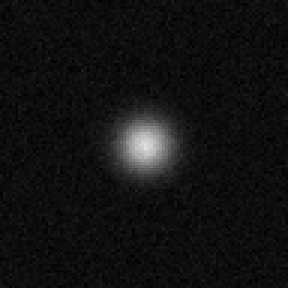
#> input picture data/input/dry_samples/bright_gauss.png, 96 x 96 px, given in place of 2026_0109_203343854on, which was not available (shown 3 times larger)
$ jupyter execute kymo.ipynb   (shell and % lines are left out)
#> lines starting #> are read from the running program, lines starting #| are printed output that depends on the picture; pictures that were not available may be replaced by others from this repository, and a replacement may not be noted
[cell 1]
# --- Cell 1: ライブラリのインポートと基本設定 ---
import os
import re
import json
import numpy as np
import matplotlib.pyplot as plt
from dataclasses import dataclass
from typing import List, Optional, Tuple, Sequence

# 画像読み込み用ライブラリの準備
try:
    import imageio.v3 as iio
except ImportError:
    iio = None
    print("Warning: imageio not found. Trying tifffile...")

try:
    import tifffile
except ImportError:
    tifffile = None
    print("Warning: tifffile not found.")

if iio is None and tifffile is None:
    raise ImportError("TIFFファイルを読み込むために 'imageio' または 'tifffile' をインストールしてください。/n!pip install imageio[tiff] tifffile")

# Jupyterでの表示設定

# --- Cell 2: データクラスとヘルパー関数 ---

@dataclass
class SeriesResult:
    """解析結果を保持するクラス"""
    time_s: np.ndarray      # 時間軸 [秒]
    profiles: np.ndarray    # カイモグラフデータ (フレーム数, X位置)
    intensity: np.ndarray   # 全体の輝度合計
    used_dt_s: float        # 1フレームあたりの時間 [秒]
    n_frames: int           # フレーム数
    x_len: int              # 空間方向のサイズ

# [31 lines left out: functions _maybe_parse_seconds_from_value, infer_dt_seconds, not called in this run]

def _read_tiff(path: str) -> np.ndarray:
    """画像を読み込んでnumpy配列(N, H, W)にする"""
    if iio:
        img = iio.imread(path)
#> img is the input picture: shape (96, 96, 4); mean R, G, B, A 18.1, 18.1, 18.1, 255
    elif tifffile:
        img = tifffile.imread(path)
    else:
        raise RuntimeError("No TIFF reader found")

    img = np.asarray(img)
    if img.ndim == 2: return img[None, ...] # (H, W) -> (1, H, W)
    return img

def _to_gray(frame: np.ndarray) -> np.ndarray:
    """グレースケール変換"""
    if frame.ndim == 2: return frame.astype(float)
    if frame.ndim == 3 and frame.shape[-1] == 3: # RGB
        return np.dot(frame[...,:3], [0.2989, 0.5870, 0.1140])
    return frame.astype(float)

# --- Cell 3: メイン解析ロジック ---

def compute_kymograph(
    input_path: str,
    roi: Optional[Tuple[slice, slice]] = None, # (y_slice, x_slice)
    fps: Optional[float] = None,
    smooth_time: int = 3,
    smooth_x: int = 1
) -> SeriesResult:
    """
    指定されたTIFF画像群からカイモグラフ（時間 vs 空間）データを生成する
    """
    # ファイルリストの作成
    if os.path.isdir(input_path):
        files = sorted([os.path.join(input_path, f) for f in os.listdir(input_path)
                       if f.lower().endswith(('.tif', '.tiff'))])
    else:
        files = [input_path]

    if not files:
        raise FileNotFoundError("TIFFファイルが見つかりません")

    # 時間刻み(dt)の決定
    dt = 1.0 / fps if fps else infer_dt_seconds(files)

    profiles_list = []

    print(f"Processing {len(files)} files/frames...")

    # 画像読み込みと縦方向(Y)の積算 -> 横方向(X)のプロファイル作成
    for fpath in files:
        frames = _read_tiff(fpath)
        for i in range(frames.shape[0]):
            img = _to_gray(frames[i])

            # ROI切り出し (y, x)
            if roi:
                y_sl, x_sl = roi
                img = img[y_sl, x_sl]

            # 縦方向(axis=0)につぶして1次元プロファイルにする
            # これが「特定のY軸」の選択候補になります（元の画像のX座標に対応）
            profile = np.sum(img, axis=0)
            profiles_list.append(profile)
#> this loop made 96 passes
#> after the loop, profiles_list = 96 items, first 6: [1312, 1312, 1312, 24480], [1305, 1305, 1305, 24480], [1276, 1276, 1276, 24480], [1226, 1226, 1226, 24480], [1328, 1328, 1328, 24480], [1275, 1275, 1275, 24480]

    # 配列化 (時間, 空間)
    profiles = np.stack(profiles_list, axis=0)
#> profiles = 96 rows, first 6: [1312, 1312, 1312, 24480], [1305, 1305, 1305, 24480], [1276, 1276, 1276, 24480], [1226, 1226, 1226, 24480], [1328, 1328, 1328, 24480], [1275, 1275, 1275, 24480]

    # ノイズ除去（移動平均）
    if smooth_time > 1:
        kernel = np.ones(smooth_time) / smooth_time
        for x in range(profiles.shape[1]):
            profiles[:, x] = np.convolve(profiles[:, x], kernel, mode='same')
#> after the loop, profiles = 96 rows, first 6: [872.3, 872.3, 872.3, 16320], [1297.7, 1297.7, 1297.7, 24480], [1269, 1269, 1269, 24480], [1276.7, 1276.7, 1276.7, 24480], [1276.3, 1276.3, 1276.3, 24480], [1294.3, 1294.3, 1294.3, 24480]

    if smooth_x > 1:
        kernel = np.ones(smooth_x) / smooth_x
        for t in range(profiles.shape[0]):
            profiles[t, :] = np.convolve(profiles[t, :], kernel, mode='same')

    n_frames, x_len = profiles.shape
#> n_frames = 96; x_len = 4
    time_s = np.arange(n_frames) * dt
#> time_s = 96 values from 0 to 9.5
    total_intensity = np.sum(profiles, axis=1)
#> total_intensity = 96 values, max 37347 at index 48, min 18887 at index 95, mean 29501.7
#| 解析完了: 96 frames, 4 spatial pixels
#| 合計時間: 9.50 s

    return SeriesResult(time_s, profiles, total_intensity, dt, n_frames, x_len)

# --- Cell 4: グラフ描画関数（カイモグラフ & 0/1プロット） ---

def plot_kymograph(result: SeriesResult, title="Kymograph"):
    """カイモグラフ（時間変化のヒートマップ）を表示"""
#> called with title = 'Kymograph'
    plt.figure(figsize=(9, 6))

    # 明るさの自動調整
    vmin, vmax = np.percentile(result.profiles, [1, 99])

    # imshow (imという変数で受けることで、あとでカラーバーに渡せます)
    im = plt.imshow(result.profiles.T, aspect='auto', origin='lower',
               vmin=vmin, vmax=vmax,
               extent=[result.time_s[0], result.time_s[-1], 0, result.profiles.shape[1]],
               cmap='viridis')

    # --- 文字サイズの調整部分 ---

    # 1. 軸ラベルの文字を大きく (fontsize=18)
    plt.xlabel('Time [s]', fontsize=20)
    plt.ylabel('Spatial Position (Pixel X)', fontsize=20)
    # plt.title(title, fontsize=20)
    # plt.xlim(0,10)

    # 2. 目盛りの数字を大きく (labelsize=14)
    # ついでに目盛りを内側にしたい場合は direction='in' を追加してください
    plt.tick_params(axis='both', labelsize=14, direction='in', length=6)

    # 3. カラーバーの設定
    cbar = plt.colorbar(im)
    cbar.set_label('Intensity', size=18)      # カラーバーのラベルサイズ
    cbar.ax.tick_params(labelsize=14)         # カラーバーの目盛りサイズ

    plt.tight_layout()
    plt.show()
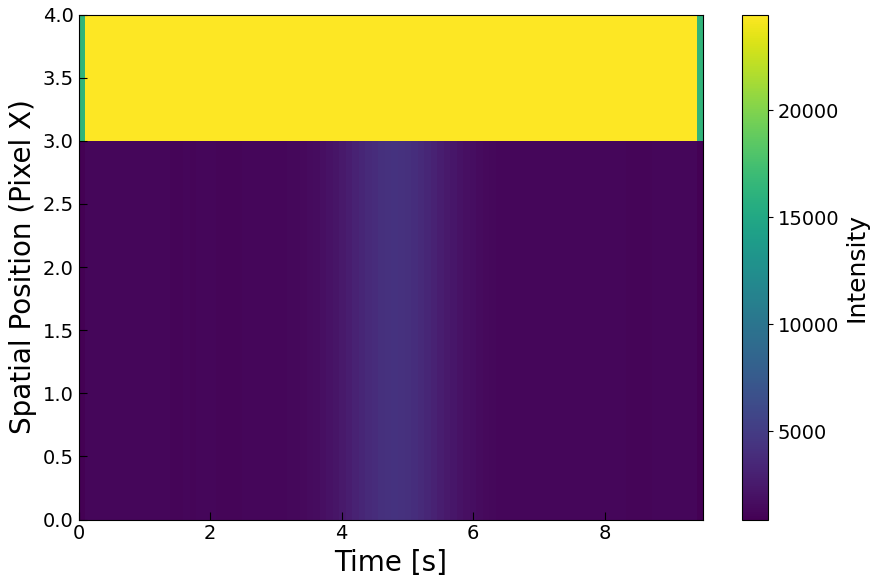
#> figure drawn by matplotlib, 2 panels

[cell 2]
import numpy as np
import matplotlib.pyplot as plt
from sklearn.mixture import GaussianMixture

# [74 lines left out: function analyze_quantum_jumps, not called in this run]

# --- 使い方（前のコードの続きとして） ---
# target_indices で選んだ特定のピクセルのデータ(intensity_trace)を取り出して渡す想定
# 例:
# idx = 150
# intensity_trace = res.profiles[:, idx]
# states, means = analyze_quantum_jumps(res.time_s, intensity_trace)

[cell 3]
# --- 実行セクション ---

# 1. 画像フォルダまたはTIFFファイルのパスを指定
# Windowsのパス例: r"C:/Users/name/Desktop/data"
# input_path = "C:/Users/shiori/Downloads/20260107/20260107/2026_0109_203448854off866ecdloff"
input_path = "C:/Users/shiori/Downloads/20260107/20260107/2026_0109_203343854on"

# 2. 解析の実行
try:
    # compute_kymographでデータを読み込み
    # fps=Noneなら自動推測しますが、わかっていれば fps=10.0 のように指定してください
    res = compute_kymograph(input_path, fps=10, smooth_time=3)

    print(f"解析完了: {res.n_frames} frames, {res.x_len} spatial pixels")
    print(f"合計時間: {res.time_s[-1]:.2f} s")

    # 3. カイモグラフ（全体像）を表示
    # これを見て、どの位置(横線の位置)を解析したいか決めてください
    plot_kymograph(res)

except Exception as e:
    print(f"エラーが発生しました: {e}")


$ run again, on data/input/dry_samples_2/20251027_183823_roi00.png
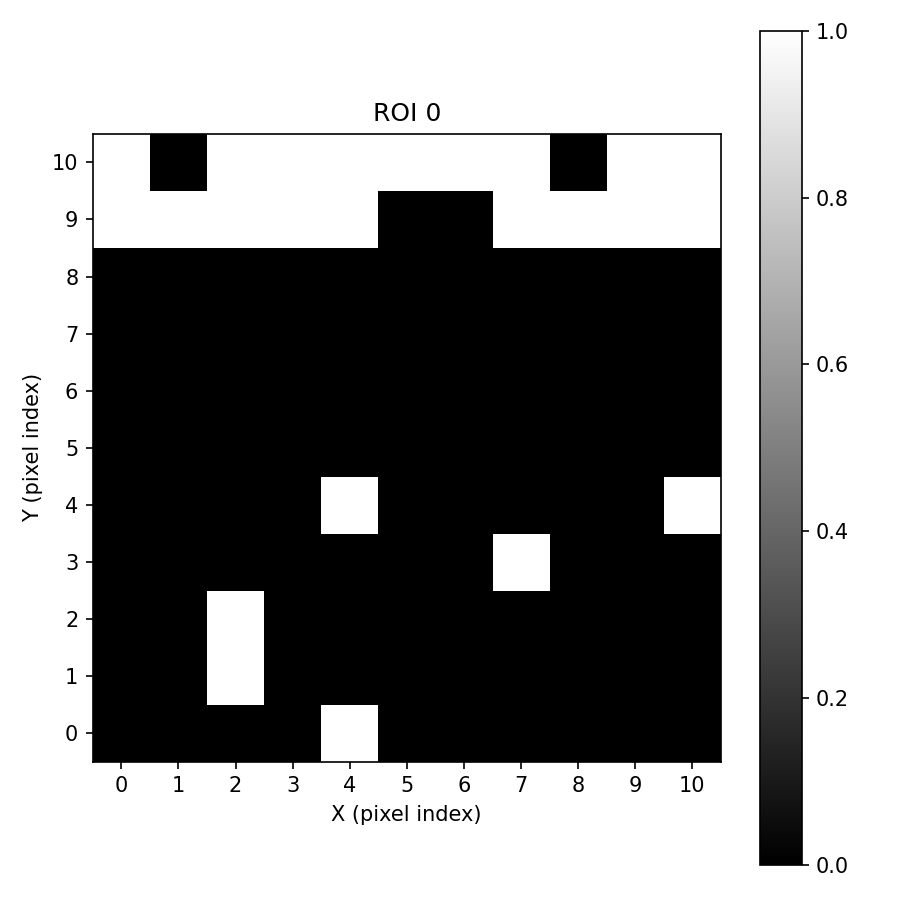
#> input picture data/input/dry_samples_2/20251027_183823_roi00.png, 900 x 900 px, given in place of 2026_0109_203343854on, which was not available
#> in _read_tiff, img is the input picture: shape (900, 900, 4); mean R, G, B, A 147, 147, 147, 255
#> the loop in compute_kymograph, `for i in range(frames.shape[0]):` made 900 passes
#> profile on passes 1 to 3: [229500, 229500, 229500, 229500], [229500, 229500, 229500, 229500], [229500, 229500, 229500, 229500]
#> after the loop in compute_kymograph, `for i in range(frames.shape[0]):`: profiles_list = 900 items, first 6: [229500, 229500, 229500, 229500], [229500, 229500, 229500, 229500], [229500, 229500, 229500, 229500], [229500, 229500, 229500, 229500], [229500, 229500, 229500, 229500], [229500, 229500, 229500, 229500]
#> in compute_kymograph, `profiles = np.stack(profiles_list, axis=0)`: profiles = 900 rows, first 6: [229500, 229500, 229500, 229500], [229500, 229500, 229500, 229500], [229500, 229500, 229500, 229500], [229500, 229500, 229500, 229500], [229500, 229500, 229500, 229500], [229500, 229500, 229500, 229500]
#> after the loop in compute_kymograph, `for x in range(profiles.shape[1]):`: profiles = 900 rows, first 6: [153000, 153000, 153000, 153000], [229500, 229500, 229500, 229500], [229500, 229500, 229500, 229500], [229500, 229500, 229500, 229500], [229500, 229500, 229500, 229500], [229500, 229500, 229500, 229500]
#> total_intensity = 900 values, max 918000 at index 1, min 405956 at index 448, mean 625617.9
#| 解析完了: 900 frames, 4 spatial pixels
#| 合計時間: 89.90 s
#> in plot_kymograph, `plt.show()`:
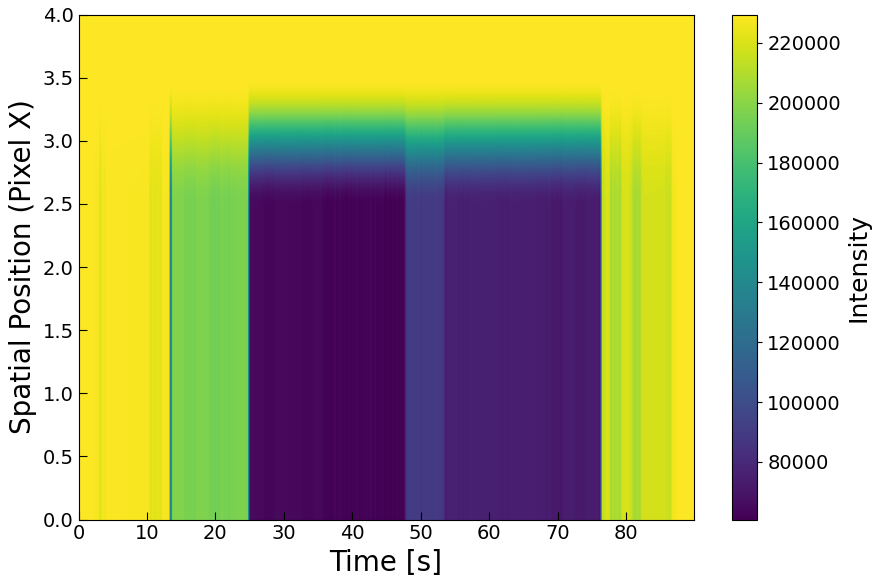
#> figure drawn by matplotlib, 2 panels

$ run again, on data/input/dry_samples_2/20251027_183823_roi01.png
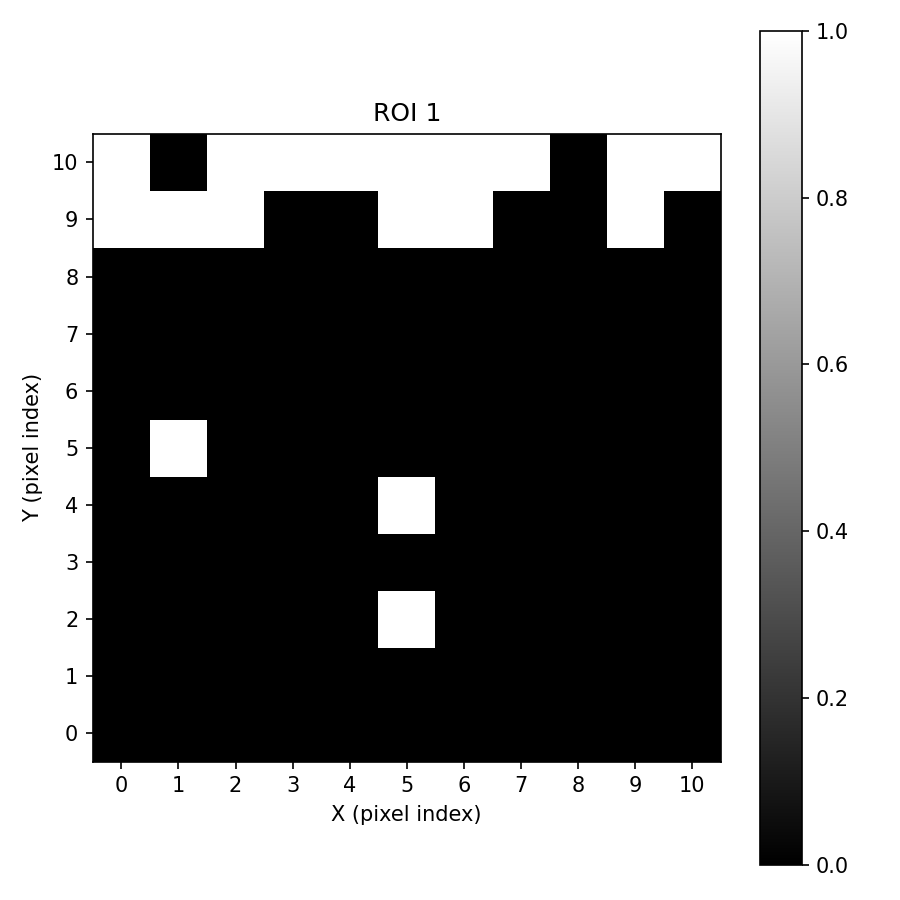
#> input picture data/input/dry_samples_2/20251027_183823_roi01.png, 900 x 900 px, given in place of 2026_0109_203343854on, which was not available
#> in _read_tiff, img is the input picture: shape (900, 900, 4); mean R, G, B, A 140.9, 140.9, 140.9, 255
#> the loop in compute_kymograph, `for i in range(frames.shape[0]):` made 900 passes
#> profile on passes 1 to 3: [229500, 229500, 229500, 229500], [229500, 229500, 229500, 229500], [229500, 229500, 229500, 229500]
#> after the loop in compute_kymograph, `for i in range(frames.shape[0]):`: profiles_list = 900 items, first 6: [229500, 229500, 229500, 229500], [229500, 229500, 229500, 229500], [229500, 229500, 229500, 229500], [229500, 229500, 229500, 229500], [229500, 229500, 229500, 229500], [229500, 229500, 229500, 229500]
#> in compute_kymograph, `profiles = np.stack(profiles_list, axis=0)`: profiles = 900 rows, first 6: [229500, 229500, 229500, 229500], [229500, 229500, 229500, 229500], [229500, 229500, 229500, 229500], [229500, 229500, 229500, 229500], [229500, 229500, 229500, 229500], [229500, 229500, 229500, 229500]
#> after the loop in compute_kymograph, `for x in range(profiles.shape[1]):`: profiles = 900 rows, first 6: [153000, 153000, 153000, 153000], [229500, 229500, 229500, 229500], [229500, 229500, 229500, 229500], [229500, 229500, 229500, 229500], [229500, 229500, 229500, 229500], [229500, 229500, 229500, 229500]
#> total_intensity = 900 values, max 918000 at index 1, min 398605 at index 704, mean 609241.4
#| 解析完了: 900 frames, 4 spatial pixels
#| 合計時間: 89.90 s
#> in plot_kymograph, `plt.show()`:
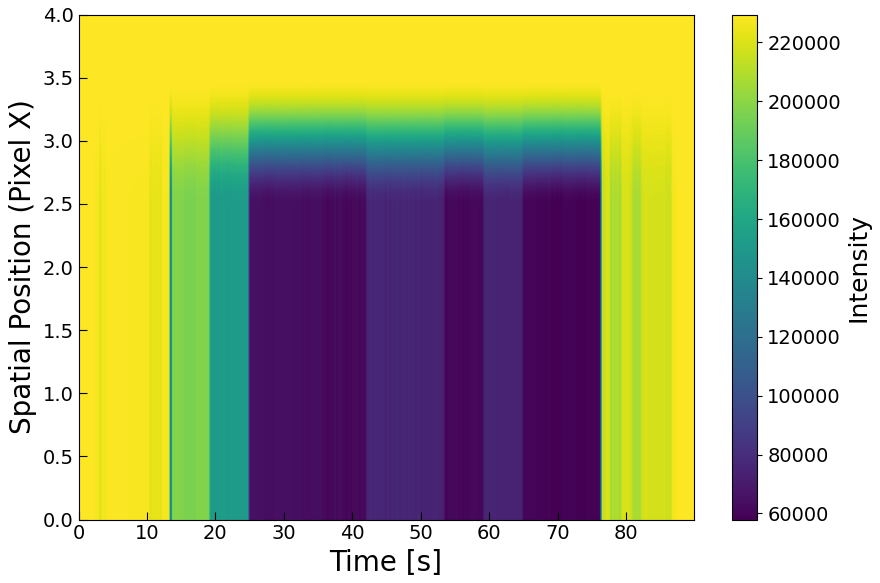
#> figure drawn by matplotlib, 2 panels
